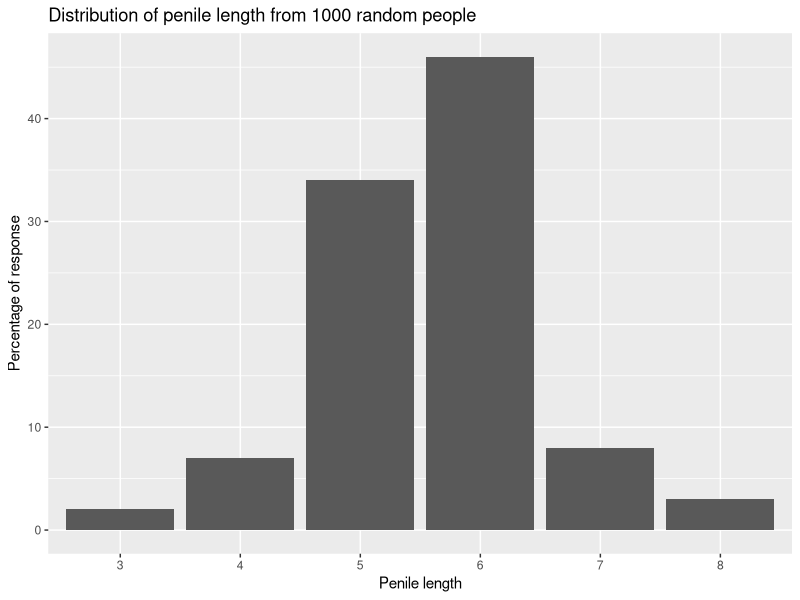

Reproduce this figure in R.
library(ggplot2)
aveSalary <- c(58, 48, 36, 32, 38, 27)
lengths <- c(3, 4, 5, 6, 7, 8)
noOfResponse <- c(2, 7, 34, 46, 8, 3)
averagePromotion <- c(2.6, 2.9, 1.8, 1.2, 0.7, 0.5)

df <- data.frame(lengths, noOfResponse)

sd(noOfResponse)


df$lengths <- factor(df$lengths, levels = c(3:8))
p <- ggplot(df) 
p + geom_bar(aes(lengths, noOfResponse), stat = "identity") + 
  ggtitle("Distribution of penile length from 1000 random people") +
  ylab("Percentage of response") + 
  xlab("Penile length") 
 

